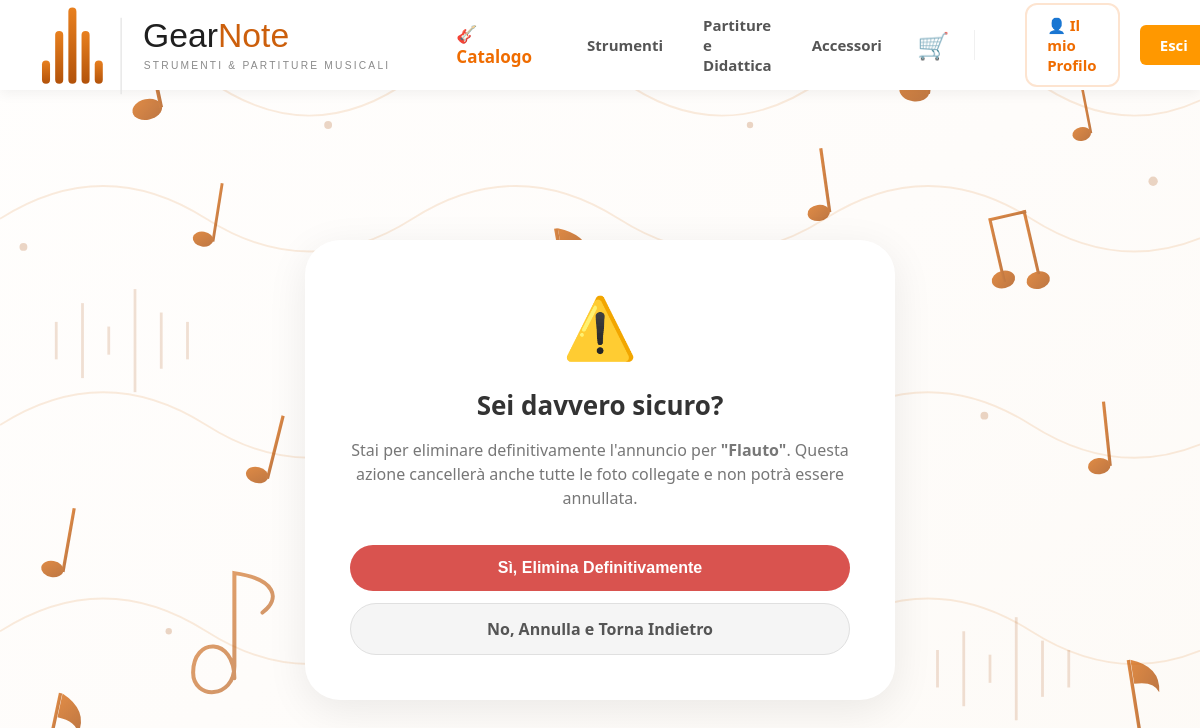
The app's page /catalogo/prodotto/8/elimina/ (signed in) with its own data.
### catalog/models.py (models this page shows, shortened)
class Categoria(models.Model):
    nome = models.CharField(max_length=100)
    slug = models.SlugField(unique=True, blank=True)
    categoria_padre = models.ForeignKey(
        'self',
        on_delete=models.CASCADE,
        null=True,
        blank=True,
        related_name='sottocategorie'
    )
    class Meta:
        verbose_name_plural = "Categorie"

class Prodotto(models.Model):
    venditore = models.ForeignKey(User, on_delete=models.CASCADE, related_name='prodotti_in_vendita')
    categoria = models.ForeignKey(Categoria, on_delete=models.SET_NULL, null=True, related_name='prodotti')
    condizione = models.ForeignKey(Condizione, on_delete=models.PROTECT, related_name='prodotti')
    titolo = models.CharField(max_length=200)
    descrizione = models.TextField()
    prezzo = models.DecimalField(
        max_digits=10,
        decimal_places=2,
        validators=[MinValueValidator(0.01)]
    )
    disponibile = models.BooleanField(default=True, help_text="Togli la spunta se l'oggetto è stato venduto")
    data_inserimento = models.DateTimeField(auto_now_add=True)
    data_modifica = models.DateTimeField(auto_now=True)
    class Meta:
        ordering = ['-data_inserimento']

### catalog/views.py (the view)
# urls.py: path('prodotto/<int:prodotto_id>/elimina/', views.elimina_prodotto, name='elimina_prodotto'),
@login_required(login_url='/accounts/login/')
def elimina_prodotto(request, prodotto_id):
    prodotto = get_object_or_404(Prodotto, id=prodotto_id, venditore=request.user)
    if request.method == 'POST':
        prodotto.delete()
        return redirect('accounts:profilo')
    return render(request, 'catalog/elimina.html', {'prodotto': prodotto})

### cart/context_processors.py (called while the page is built)
def contatore_carrello(request):
    conteggio = 0
    if request.user.is_authenticated and request.user.profilo.ruolo != 'venditore':
        try:
            carrello = Carrello.objects.get(utente=request.user)
            conteggio = carrello.numero_articoli
        except Carrello.DoesNotExist:
            conteggio = 0
    return {'cart_items_count': conteggio}

### catalog/context_processors.py (called while the page is built)
def categorie_navbar(request):
    return {
        'categorie_principali': Categoria.objects.filter(categoria_padre__isnull=True)
    }

### catalog/templates/catalog/elimina.html (shortened to what this page needs)
{% extends 'base.html' %}
{% block content %}
<div style="min-height: 75vh; display: flex; align-items: center; justify-content: center; padding: 20px;">
    <div style="background: white; padding: 45px; border-radius: 35px; box-shadow: 0 10px 40px rgba(0,0,0,0.08); text-align: center; max-width: 500px; width: 100%;">
        <span style="font-size: 60px; display: block; margin-bottom: 20px;">⚠️</span>
        <h2 style="color: #333; font-weight: 800; margin: 0 0 15px 0; font-size: 26px;">Sei davvero sicuro?</h2>
        <p style="color: #777; font-size: 16px; font-weight: 500; margin: 0 0 35px 0; line-height: 1.5;">
            Stai per eliminare definitivamente l'annuncio per <strong>"{{ prodotto.titolo }}"</strong>. Questa azione cancellerà anche tutte le foto collegate e non potrà essere annullata.
        </p>
        <form method="POST" style="display: flex; flex-direction: column; gap: 12px;">
            <button type="submit" style="background: #d9534f; color: white; border: none; padding: 14px; border-radius: 50px; font-size: 16px; font-weight: 700; cursor: pointer; transition: background 0.2s;" onmouseover="this.style.backgroundColor='#c9302c'" onmouseout="this.style.backgroundColor='#d9534f'">
                Sì, Elimina Definitivamente
            </button>
            <a href="{% url 'accounts:profilo' %}" style="background: #f5f5f5; color: #555; text-decoration: none; padding: 14px; border-radius: 50px; font-size: 16px; font-weight: 700; border: 1px solid #e0e0e0; transition: background 0.2s;" onmouseover="this.style.backgroundColor='#eeeeee'" onmouseout="this.style.backgroundColor='#f5f5f5'">
                No, Annulla e Torna Indietro
            </a>
        </form>
    </div>
</div>
{% endblock %}

### templates/base.html (shortened to what this page needs)
{% load static %}
<!DOCTYPE html>
<html lang="it">
<head>
    <link rel="stylesheet" href="{% static 'css/style.css' %}">
</head>
<body>
    <header class="navbar" style="display: flex; justify-content: space-between; align-items: center;">
        <div style="display: flex; align-items: center; gap: 40px;">
            <div class="logo">
                <a href="/">
                    <img src="{% static 'img/logo.svg' %}" alt="Logo GearNote" style="display: block;">
                </a>
            </div>
            <a href="{% url 'catalog:lista' %}" style="
                font-size: 17px;
                font-weight: 800;
                color: #ef6c00;
                text-decoration: none;
                display: flex;
                align-items: center;
                gap: 8px;
                padding: 8px 15px;
                border-radius: 12px;
                transition: all 0.2s ease;
            " onmouseover="this.style.backgroundColor='#fff8f3'; this.style.transform='translateY(-2px)';" onmouseout="this.style.backgroundColor='transparent'; this.style.transform='translateY(0)';"
            >
                🎸 Catalogo
            </a>
            {% for macro in categorie_principali %}
                <a href="{% url 'catalog:categoria_detail' macro.slug %}" class="link-macro" style="
                    font-size: 15px;
                    font-weight: 600;
                    color: #555;
                    text-decoration: none;
                    transition: color 0.2s;
                " onmouseover="this.style.color='#ef6c00';" onmouseout="this.style.color='#555';">
                    {{ macro.nome }}
                </a>
            {% endfor %}
        </div>
        <nav class="nav-links" style="display: flex; align-items: center; gap: 20px;">
            <a href="{% url 'cart:vedi_carrello' %}" style="text-decoration: none; position: relative; display: flex; align-items: center; justify-content: center; padding: 5px; transition: transform 0.2s ease;" onmouseover="this.style.transform='scale(1.1)';" onmouseout="this.style.transform='scale(1)';">
                <span style="font-size: 26px;">🛒</span>
            </a>
            {% if user.is_authenticated %}
                <a href="{% url 'accounts:profilo' %}" style="
                    padding: 10px 20px;
                    background: white;
                    color: #ef6c00;
                    border: 2px solid #fde4d0;
                    border-radius: 12px;
                    font-weight: 700;
                    text-decoration: none;
                    transition: all 0.2s ease;
                " onmouseover="this.style.borderColor='#ef6c00'; this.style.boxShadow='0 4px 10px rgba(239, 108, 0, 0.1)';" onmouseout="this.style.borderColor='#fde4d0'; this.style.boxShadow='none';">
                    👤 Il mio Profilo
                </a>
                <form action="{% url 'accounts:logout' %}" method="post" style="display: inline;">
                    <button type="submit" class="btn-primary">Esci</button>
                </form>
            {% else %}
                <a href="{% url 'accounts:login' %}" style="text-decoration: none; color: #333; font-weight: 700; padding: 10px 15px;">Accedi</a>
                <a href="{% url 'accounts:registrati' %}" class="btn-primary">Registrati</a>
            {% endif %}
        </nav>
    </header>
    <main class="container">
        {% block content %}
        {% endblock content %}
    </main>
</body>
</html>

### static/css/style.css (style rules this page uses)
:root { --colore-sfondo: #f4f6f9; --colore-bianco: #ffffff; --testo-base: #333333; --testo-titoli: #1a1a1a; --testo-secondario: #555555; --testo-chiaro: #666666; --arancione-base: #ff9800; --arancione-scuro: #e67e22; --ombra-arancione: rgba(255, 152, 0, 0.4); --rosso-logout: #e74c3c; --rosso-logout-hover: #c0392b; --bordo-input: #dddddd; --ombra-leggera: 0 4px 12px rgba(0, 0, 0, 0.05); --ombra-scheda: 0 8px 24px rgba(0, 0, 0, 0.08); }
body { margin: 0; padding: 0; font-family: 'Segoe UI', Roboto, Helvetica, Arial, sans-serif; color: var(--testo-base); background-image: url('../img/background.svg'); background-size: cover; background-position: center; background-repeat: no-repeat; background-attachment: fixed; }
.navbar { background-color: var(--colore-bianco); box-shadow: var(--ombra-leggera); display: flex; justify-content: space-between; align-items: center; padding: 0 50px 0 20px; height: 90px; box-sizing: border-box; position: sticky; top: 0; z-index: 1000; }
.container { max-width: 1000px; margin: 40px auto; padding: 20px; }
.logo { display: flex; align-items: center; height: 100%; padding: 0; }
.logo a { display: flex; align-items: center; text-decoration: none; height: 100%; }
.logo img { height: 110px; width: auto; display: block; margin-top: 0px; transition: transform 0.2s ease-in-out; }
.nav-links { display: flex; align-items: center; }
.nav-links a { color: var(--testo-secondario); text-decoration: none; font-weight: 600; font-size: 15px; margin-left: 30px; transition: color 0.2s ease-in-out; }
.btn-primary { background-color: var(--arancione-base) !important; color: var(--colore-bianco) !important; padding: 10px 20px; border: none !important; border-radius: 6px; font-size: 15px; font-weight: bold; font-family: inherit; cursor: pointer; text-align: center; text-decoration: none !important; display: inline-block; box-sizing: border-box; transition: all 0.3s ease !important; }
a.btn-primary, a.btn-primary:link, a.btn-primary:visited, a.btn-primary:hover, a.btn-primary:active, button.btn-primary { color: var(--colore-bianco) !important; }
html { scrollbar-width: thin; scrollbar-color: var(--arancione-scuro) #f4f1ec; }

### records on screen
Categoria: nome "Strumenti"
Categoria: nome "Partiture e Didattica"
Categoria: nome "Accessori"
Prodotto: titolo "Flauto"
